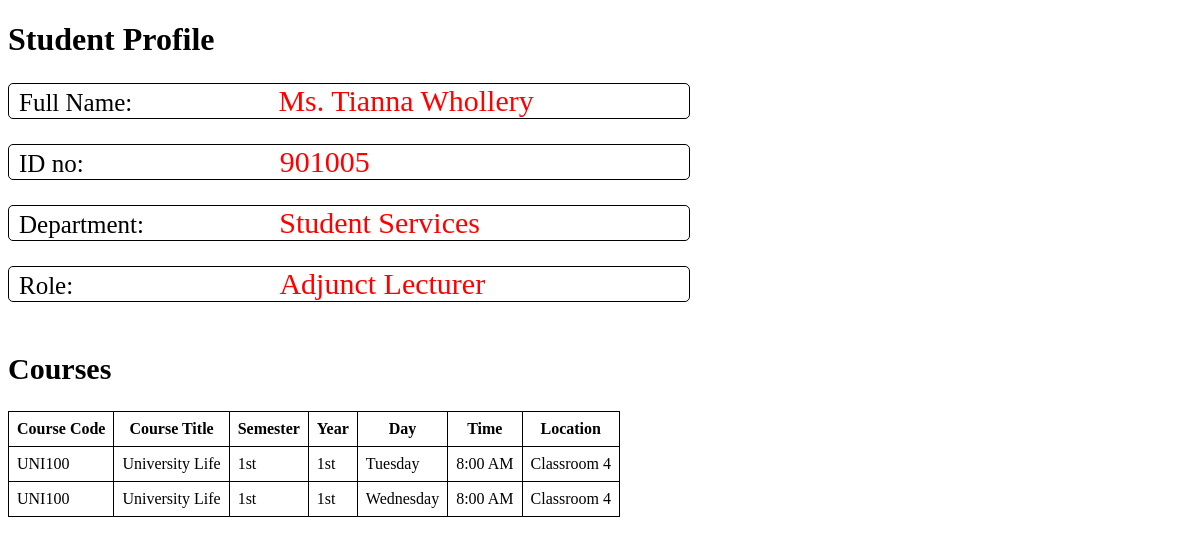
/viewSingleLecturer.php?id=901005, run on the app's committed database.
### tables this page shows
create table Course_Schedule
(
	courseScheduleSection int not null,  
	courseScheduleCode varchar(10) not null,  
    courseScheduleSemester int not null,
    courseScheduleYear int not null,
    courseScheduleDay int not null,  
    courseScheduleTime int not null,
    courseScheduleLocation varchar(20) not null,
    courseScheduleLecturerID int not null,  
    primary key(courseScheduleSection,courseScheduleCode,courseScheduleLecturerID),
    foreign key (courseScheduleCode) references Courses(coursecode),
    foreign key (courseScheduleLecturerID) references Lecturers(lecturerID)
);

create table Courses
(
	coursecode varchar(10) not null,
	coursetitle varchar(30) not null,
    coursecredits int not null,
    coursedegreelevel varchar(20) not null,    
    primary key (coursecode)
);

### viewSingleLecturer.php (the view, shortened to what this page needs)
<?php
	include "connect.php";
?>
<!DOCTYPE html>
<html>
    <head>
    </head>
    <body>
    <?php
        function DOTW($data)
        {
            if($data == 2){return "Tuesday";}
            if($data == 3){return "Wednesday";}
        }
        function YEAR($data)
        {
            if($data == 1){return "1st";}
        }
        function SEMESTER($data)
        {
            if($data == 1){return "1st";}
        }
        function TOD($data)
        {
            if($data > 12){return strval($data - 12) . ":00 PM";}
            else if ($data == 12){return strval($data) . ":00 PM";}
            else{return strval($data) . ":00 AM";}
        }
        $viewquery="select * from Lecturers, Course_Schedule, Courses where Course_Schedule.courseScheduleLecturerID = Lecturers.lecturerID and Courses.coursecode = Course_Schedule.courseScheduleCode and courseScheduleLecturerID = $_GET[id]";
        $result=mysqli_query($connection,$viewquery)or die('Error query not working');
        if($result->num_rows>0)
        {
    ?>
            <div>
                <h1>Student Profile</h1>
                <p>Full Name: <span id="name"><?php echo $_SESSION['title']." ".$_SESSION['fname']." ".$_SESSION['lname']; ?></span></p>
                <p>ID no: <span id="lecturerID"><?php echo $_SESSION['lecturerID']; ?></span></p>
                <p>Department: <span id="department"><?php echo $_SESSION['department']; ?></span></p>
                <p>Role: <span id="position"><?php echo $_SESSION['position']; ?></span></p>
            </div>
            <h2>Courses</h2>
    <?php
            echo"<table id='table1'>";
            echo"<tr><th>Course Code</th><th>Course Title</th><th>Semester</th><th>Year</th><th>Day</th><th>Time</th><th>Location</th></tr>";
            while($row=$result->fetch_assoc())
            {
                $dotw = DOTW($row['courseScheduleDay']);
                $year = YEAR($row['courseScheduleYear']);
                $semester = SEMESTER($row['courseScheduleSemester']);
                $tod = TOD($row['courseScheduleTime']);
                echo"<tr><td>$row[courseScheduleCode]</td><td>$row[coursetitle]</td><td>$semester</td><td>$year</td><td>$dotw</td><td>$tod</td><td>$row[courseScheduleLocation]</td></tr>";
            }
            echo"</table>";
        }
    ?>
    </body>
</html>

### viewSingleLecturer.php (style rules this page uses)
#table1, th, td { border: 1px solid black; border-collapse: collapse; padding: 0.5rem; }
h2 { font-size: 30px; padding-top: 25px; }
p { width: 670px; font-size: 25px; border: 1px solid black; border-radius: 5px; overflow: hidden; padding-left: 10px; }
span { font-size: 30px; color:red; }
#name { padding-left: 140px; }
#lecturerID { padding-left: 190px; }
#department { padding-left: 129px; }
#position { padding-left: 200px; }

### data on the page
course_schedule: courseScheduleCode "UNI100", courseScheduleCode.coursetitle "University Life", courseScheduleSemester "1st", courseScheduleYear "1st", courseScheduleDay "Tuesday", courseScheduleTime "8:00 AM", courseScheduleLocation "Classroom 4"
course_schedule: courseScheduleCode "UNI100", courseScheduleCode.coursetitle "University Life", courseScheduleSemester "1st", courseScheduleYear "1st", courseScheduleDay "Wednesday", courseScheduleTime "8:00 AM", courseScheduleLocation "Classroom 4"

### other printed values
$_SESSION['title'] "Ms."
$_SESSION['fname'] "Tianna"
$_SESSION['lname'] "Whollery"
$_SESSION['lecturerID'] "901005"
$_SESSION['department'] "Student Services"
$_SESSION['position'] "Adjunct Lecturer"
